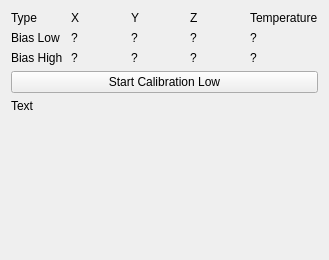
<?xml version="1.0" encoding="UTF-8"?>
<ui version="4.0">
 <class>calibrate_gyroscope_bias</class>
 <widget class="QWidget" name="calibrate_gyroscope_bias">
  <property name="geometry">
   <rect>
    <x>0</x>
    <y>0</y>
    <width>329</width>
    <height>260</height>
   </rect>
  </property>
  <property name="windowTitle">
   <string>Form</string>
  </property>
  <layout class="QVBoxLayout" name="verticalLayout">
   <item>
    <layout class="QVBoxLayout" name="vlayout">
     <item>
      <layout class="QGridLayout" name="grid_layout">
       <item row="0" column="0">
        <widget class="QLabel" name="label">
         <property name="text">
          <string>Type</string>
         </property>
        </widget>
       </item>
       <item row="0" column="1">
        <widget class="QLabel" name="label_2">
         <property name="text">
          <string>X</string>
         </property>
        </widget>
       </item>
       <item row="0" column="2">
        <widget class="QLabel" name="label_3">
         <property name="text">
          <string>Y</string>
         </property>
        </widget>
       </item>
       <item row="0" column="3">
        <widget class="QLabel" name="label_4">
         <property name="text">
          <string>Z</string>
         </property>
        </widget>
       </item>
       <item row="1" column="0">
        <widget class="QLabel" name="label_6">
         <property name="text">
          <string>Bias Low</string>
         </property>
        </widget>
       </item>
       <item row="1" column="1">
        <widget class="QLabel" name="bias_low_x">
         <property name="text">
          <string>?</string>
         </property>
        </widget>
       </item>
       <item row="1" column="2">
        <widget class="QLabel" name="bias_low_y">
         <property name="text">
          <string>?</string>
         </property>
        </widget>
       </item>
       <item row="1" column="3">
        <widget class="QLabel" name="bias_low_z">
         <property name="text">
          <string>?</string>
         </property>
        </widget>
       </item>
       <item row="0" column="4">
        <widget class="QLabel" name="label_5">
         <property name="text">
          <string>Temperature</string>
         </property>
        </widget>
       </item>
       <item row="1" column="4">
        <widget class="QLabel" name="t_low">
         <property name="text">
          <string>?</string>
         </property>
        </widget>
       </item>
       <item row="2" column="0">
        <widget class="QLabel" name="label_7">
         <property name="text">
          <string>Bias High</string>
         </property>
        </widget>
       </item>
       <item row="2" column="1">
        <widget class="QLabel" name="bias_high_x">
         <property name="text">
          <string>?</string>
         </property>
        </widget>
       </item>
       <item row="2" column="2">
        <widget class="QLabel" name="bias_high_y">
         <property name="text">
          <string>?</string>
         </property>
        </widget>
       </item>
       <item row="2" column="3">
        <widget class="QLabel" name="bias_high_z">
         <property name="text">
          <string>?</string>
         </property>
        </widget>
       </item>
       <item row="2" column="4">
        <widget class="QLabel" name="t_high">
         <property name="text">
          <string>?</string>
         </property>
        </widget>
       </item>
      </layout>
     </item>
     <item>
      <widget class="QPushButton" name="start_button">
       <property name="text">
        <string>Start Calibration Low</string>
       </property>
      </widget>
     </item>
     <item>
      <widget class="QLabel" name="text_label">
       <property name="text">
        <string>Text</string>
       </property>
       <property name="wordWrap">
        <bool>true</bool>
       </property>
      </widget>
     </item>
     <item>
      <spacer name="verticalSpacer">
       <property name="orientation">
        <enum>Qt::Vertical</enum>
       </property>
       <property name="sizeHint" stdset="0">
        <size>
         <width>20</width>
         <height>40</height>
        </size>
       </property>
      </spacer>
     </item>
    </layout>
   </item>
  </layout>
 </widget>
 <resources/>
 <connections/>
</ui>
